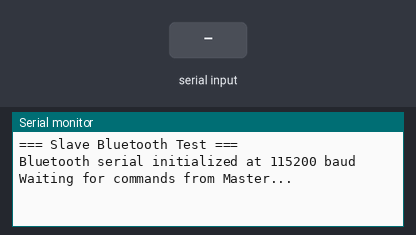
The sketch below on a simulated Arduino Mega 2560, built with avr-gcc and run on an emulated ATmega2560. Parts: the last lines printed to the serial monitor. The test bench sets the inputs (shaded band).

Above: at 2.2 s.
2.3 s: "ARM100\n" received over the second serial link
At 3.3 s:
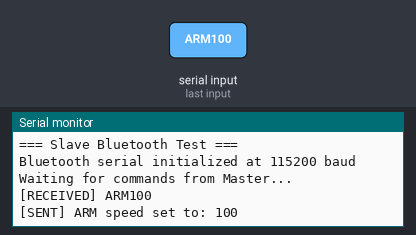
3.8 s: "HELLO\n" received over the second serial link
At 4.4 s:
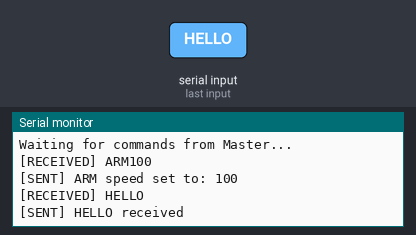
5.3 s: "STOP\n" received over the second serial link
At 6.5 s:
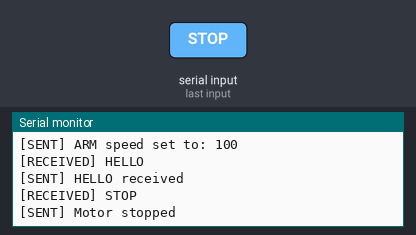
6.8 s: "TEST\n" received over the second serial link
At 7.9 s:
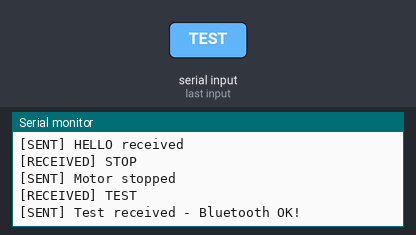
8.3 s: "90,45\n" received over the second serial link
At 9.1 s:
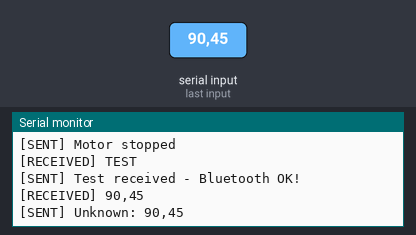
9.8 s: "5\n" received over the second serial link
At 10.2 s:
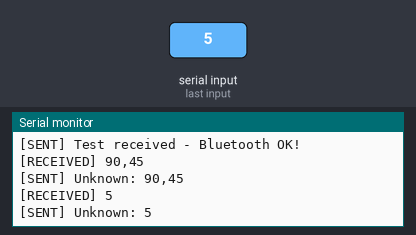

The sketch:

Slave_BT_Test.ino
```cpp
/*
 * Slave Bluetooth Communication Test
 *
 * Purpose: Receive text commands from Master via Bluetooth serial module
 * Hardware: MegaPi with onboard Bluetooth module (no external wiring required)
 *
 * Sources:
 * - Arduino Serial Documentation: https://www.arduino.cc/reference/en/language/functions/communication/serial/
 * - Bridge User Guide: https://sites.google.com/view/communication-utilities/bridge-user-guide
 * - MeMegaPi Wiki: https://github.com/Makeblock-official/MeMegaPi
 *
 * Wiring:
 * - No external Bluetooth wiring needed.
 * - The board's onboard Bluetooth interface is used directly.
 *
 * Expected commands from Master:
 * - "HELLO" → Echo back "HELLO received"
 * - "ARM100" → Parse and echo "ARM speed: 100"
 * - "STOP" → Echo back "Motor stopped"
 * - "TEST" → Echo back "Test received"
 */

void printStartupInfo() {
  Serial.println("=== Slave Bluetooth Test ===");
  Serial.println("Bluetooth serial initialized at 115200 baud");
  Serial.println("Waiting for commands from Master...");
  Serial.println();
}

void setup() {
  Serial.begin(115200);    // USB Serial for debugging
  Serial3.begin(115200);    // Onboard Bluetooth serial interface

  delay(1000);
  printStartupInfo();
}

void loop() {
  // Check for Bluetooth commands from Master
  if (Serial3.available()) {
    String command = Serial3.readStringUntil('\n');
    command.trim();

    if (command.length() > 0) {
      Serial.print("[RECEIVED] ");
      Serial.println(command);

      // Process command
      String response = processCommand(command);

      // Send response back to Master
      Serial3.println(response);
      Serial.print("[SENT] ");
      Serial.println(response);
    }
  }
}

String processCommand(String cmd) {
  // Simple echo test
  if (cmd == "HELLO") {
    return "HELLO received";
  }

  // Arm motor test
  if (cmd.startsWith("ARM")) {
    String speedStr = cmd.substring(3);  // Get everything after "ARM"
    int speed = speedStr.toInt();

    String response = "ARM speed set to: ";
    response += speed;
    return response;
  }

  // Stop command
  if (cmd == "STOP") {
    return "Motor stopped";
  }

  // Test command
  if (cmd == "TEST") {
    return "Test received - Bluetooth OK!";
  }

  // Unknown command
  return "Unknown: " + cmd;
}
```

Measured:
- after the input at 2.3 s, the serial monitor: prints a new line at once (image 1)
- after the input at 3.8 s, the serial monitor: prints a new line at once (image 2)
- after the input at 5.3 s, the serial monitor: prints a new line at once (image 3)
- after the input at 6.8 s, the serial monitor: prints a new line at once (image 4)
- after the input at 8.3 s, the serial monitor: prints a new line at once (image 5)
- after the input at 9.8 s, the serial monitor: prints a new line at once (image 6)
